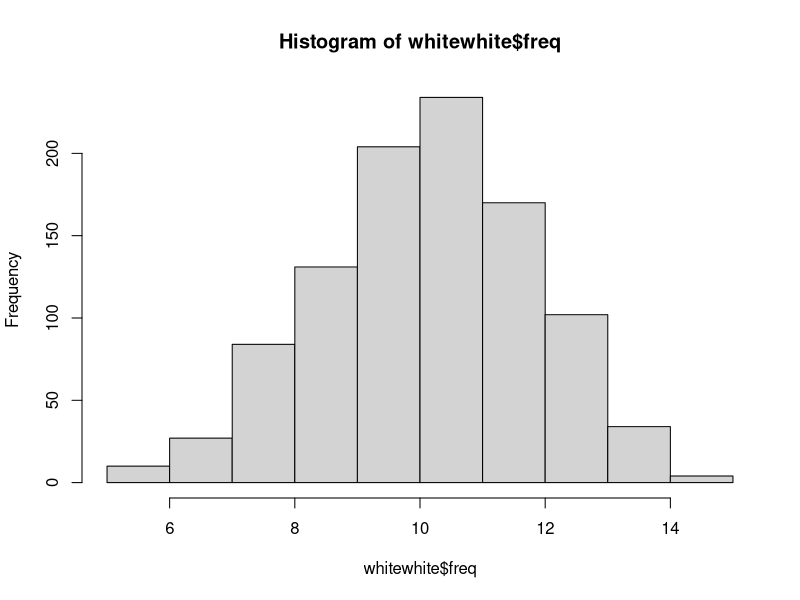
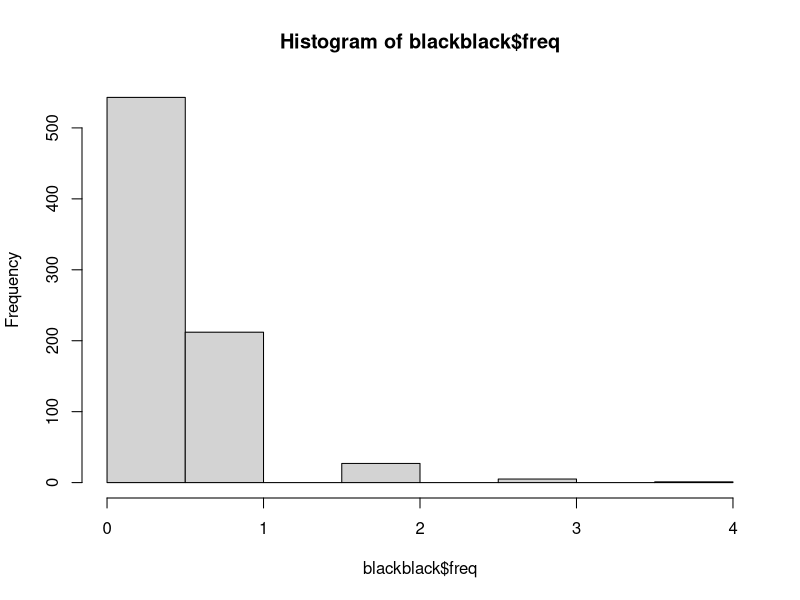
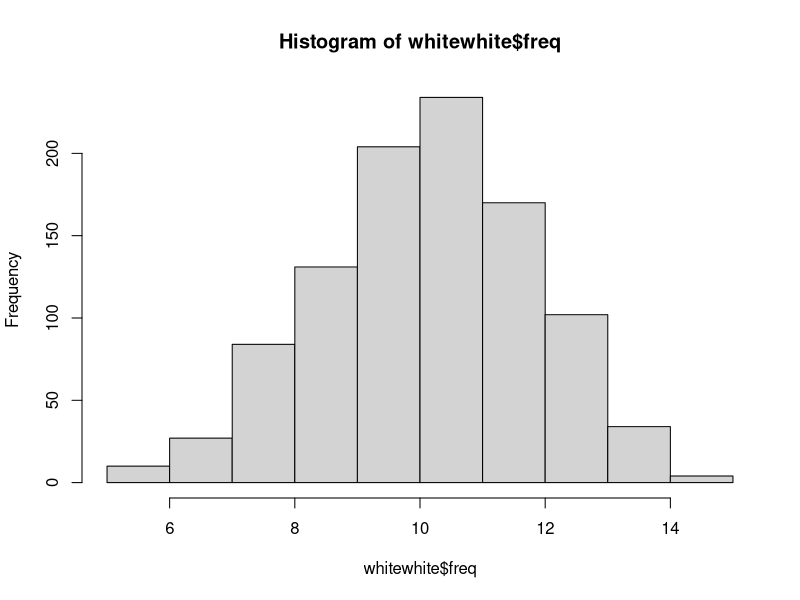
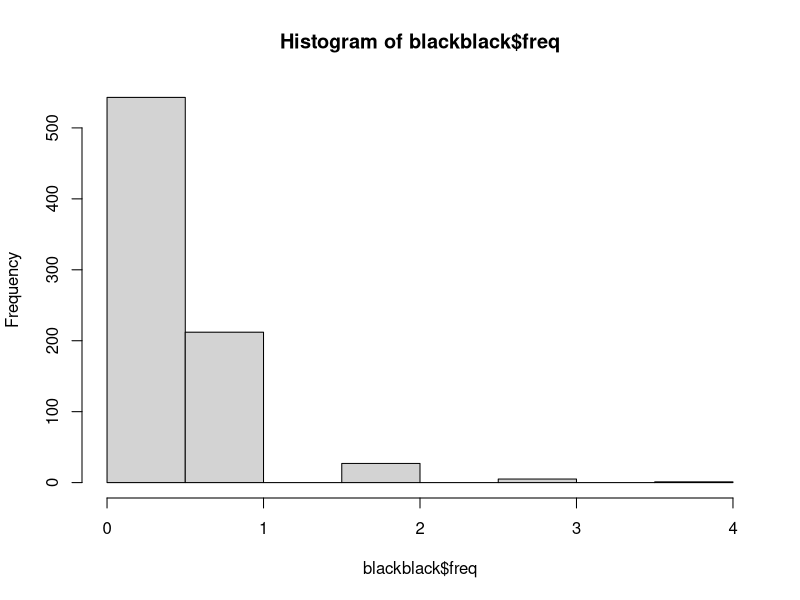
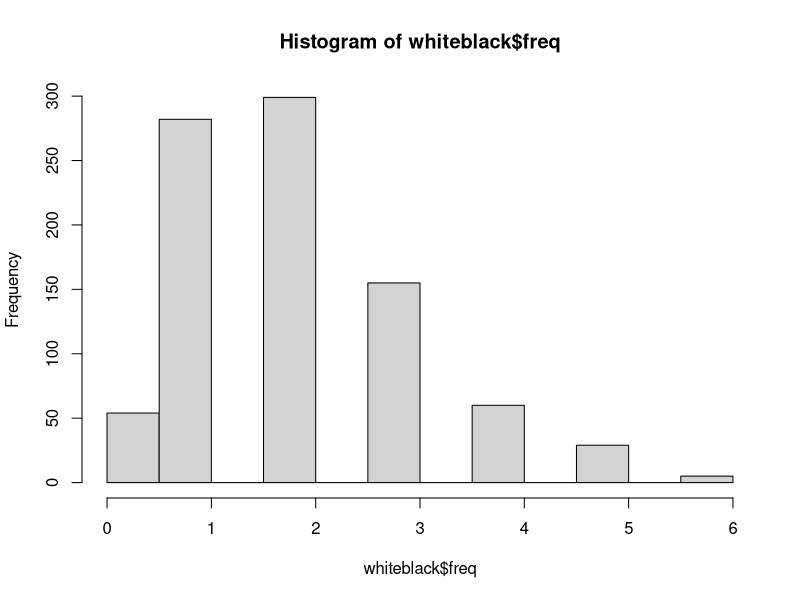

Generate these figures, in order, with R:
#Louisville analysis
#ideas
install.packages("here")
library(here)
install.packages("data.table")
library(data.table)
library(tidyverse)
library(tidyr) 
library(dplyr) 
library(ggplot2)
LouisvilleShootings<-read.csv(file = here('clean data/Louisville/LouisvilleShootings.csv'), stringsAsFactors = FALSE)
DallasShootings<-read.csv(file = here('clean data/Dallas/Dallas_shootings.csv'), stringsAsFactors = FALSE)



View(LouisvilleShootings)

#the function to make an officer group size column
OfficerGroupSize <- function(dataset, mergecol, together){
  matching <- table(together)
  matching <- as.data.frame(matching)
  colnames(matching) <- c(mergecol, "officer_group_size")
  dataset <- merge(matching, dataset, by = mergecol, all.y = TRUE)
  return(dataset)
}


LouisvilleShootings <- OfficerGroupSize(LouisvilleShootings, "PIU_number", LouisvilleShootings$PIU_number)
DallasShootings <- OfficerGroupSize(DallasShootings, "case", DallasShootings$case)


#Bootstrapping
LS_race<-subset(LouisvilleShootings, select = "officer_race")
LS_bootstrap <- replicate(2, LS_race[sample(nrow(LS_race), 15, replace = TRUE), ])  #making 2 columns of 15 randomly selected races from Louisville shootings
colnames(LS_bootstrap) <- c("off1", "off2")
LS_bootstrap <- as.data.frame(LS_bootstrap)
LS_bootstrap_freqs <- data.frame(table(LS_bootstrap$off1, LS_bootstrap$off2)) #calculating the frequences
View(LS_bootstrap_freqs)


#doing this 1000 times to get a ton of data, making it one big datasey
y  <- NULL;
for (i in 1:1000) {
  LS_bootstrap <- replicate(2, LS_race[sample(nrow(LS_race), 15, replace = TRUE), ])
  colnames(LS_bootstrap) <- c("off1", "off2")
  LS_bootstrap <- as.data.frame(LS_bootstrap)
  LS_bootstrap_freqs <- data.frame(table(LS_bootstrap$off1, LS_bootstrap$off2))
  y <- rbind(y, LS_bootstrap_freqs)
}
View(y)
colnames(y) <- c("off1", "off2", "freq")


#making individual frequency datasets for all of the race combinations
#whitewhite
whitewhite <- subset(y, y$off1 == "White")
whitewhite <- subset(whitewhite, whitewhite$off2 == "White")

#whiteblack
whiteblack <- subset(y, y$off1 == "White")
whiteblack <- subset(whiteblack, whiteblack$off2 == "Black")
blackwhite <- subset(y, y$off1 == "Black")
blackwhite <- subset(blackwhite, blackwhite$off2 == "White")
blackwhite <- rbind(blackwhite, whiteblack)

#blackblack
blackblack <- subset(y, y$off1 == "Black")
blackblack <- subset(blackblack, blackblack$off2 == "Black")

#whiteasian
whiteasian <- subset(y, y$off1 == "White")
whiteasian <- subset(whiteasian, whiteasian$off2 == "Asian")
asianwhite <- subset(y, y$off1 == "Asian")
asianwhite <- subset(asianwhite, asianwhite$off2 == "White")
asianwhite <- rbind(whiteasian, asianwhite)

#blackasian
blackasian <- subset(y, y$off1 == "Black")
blackasian <- subset(blackasian, blackasian$off2 == "Asian")
asianblack <- subset(y, y$off1 == "Asian")
asianblack <- subset(asianblack, asianblack$off2 == "Black")
asianblack <- rbind(blackasian, blackwhite)

#asianasian
asianasian <- subset(y, y$off1 == "Asian")
asianasian <- subset(blackblack, blackblack$off2 == "Asian")

View(whiteblack)

hist(whitewhite$freq)
hist(blackblack$freq)


#Calculating the actual frequencies for comparision
LS_race2 <- subset(LouisvilleShootings, LouisvilleShootings$officer_group_size == 2)
x<-subset(LS_race2, select = c("PIU_number", "officer_race"))
View(x)
x<- x %>%
  group_by(grp = str_c('Column', rep(1:2, length.out = n()))) %>%
  mutate(rn = row_number()) %>%
  ungroup %>%
  pivot_wider(names_from = grp, values_from = officer_race) %>%
  select(-rn)

LS_race2 <- x
LS_race2[ ,"PIU_number"] <- list(NULL)
colnames(LS_race2) <- c("off1", "off2")
LS_group_freqs <- data.frame(table(LS_race2$off1, LS_race2$off2))

View(LS_group_freqs) #this is the actual data for the groups of 2 officers that ended up shooting people
#it consists of 1 group of 2 black officers, 3 groups of 1 black 1 white officer, and 11 groups of 2 white officers

#We can use the bootstrapping to figure out if this is random or not. 

hist(whitewhite$freq)
hist(blackblack$freq)
hist(whiteblack$freq)
median(whitewhite$freq) #11 compared to 11
median(blackblack$freq) #0 compared to 1
median(whiteblack$freq) #2 compared to 3

#some problems: bootstrapping does not add up to 15 (help) and i need to know how to do more advanced statistics to figure out standard distrubitions, ect. 
#should i be taking the bootstrapping from Louisville shootings? Or a different dataset, maybe incidents? 


#OH the ones for whiteblack is only half! because its counting whiteblack and black white as 2 seperate things. Need to solve this. Can maybe use this:
#If V1= white and V2= black, then make v1=black and v2= white
for(i in 1:length(LS_bootstrap[,1])){
  if (LS_bootstrap[i,1] == "Black" && LS_bootstrap[i,2] == "White" ) {
    
    LS_bootstrap[i,1][LS_bootstrap[i,1] == "Black"] <- "White"
    LS_bootstrap[i,2][LS_bootstrap[i,2] == "White"] <- "Black"
    
  }}

#but will still only be half... help? 


